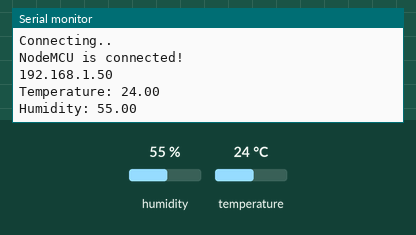
This sketch was run on a simulated ESP8266 (NodeMCU). Shown: the last lines printed to the serial monitor. Inputs (shaded band) come from the test bench; at power-on: humidity 55 %, temperature 24 °C. WiFi joins after 1.5 s; servers stay silent unless stated.

Above: at 2.8 s.
2.9 s: humidity set to 22 %
At 6.7 s:
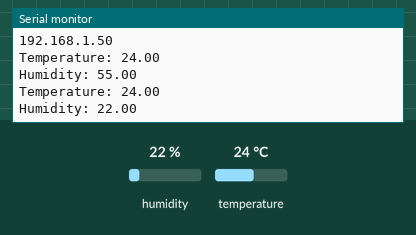
7.4 s: temperature set to 12 °C
At 10.3 s:
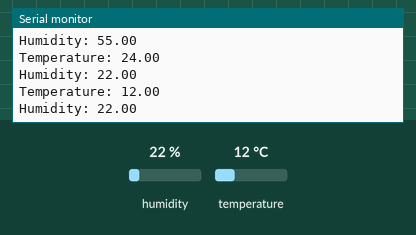
11.9 s: humidity set to 40 %
At 13.9 s:
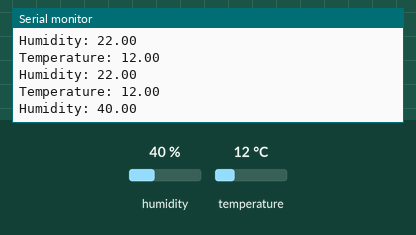
Timing chart, 0 to 15.4 s (numbered marks = the images above; inputs shaded):
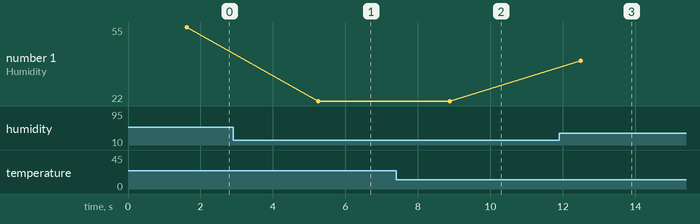

Measured:
- after the input at 2.9 s, the serial monitor: prints a new line after 2.4 s (image 1)
- after the input at 7.4 s, the serial monitor: prints a new line after 1.5 s (image 2)
- after the input at 11.9 s, the serial monitor: prints a new line after 0.60 s (image 3)
- plotted number 1: 55 → 22 after the input at 2.9 s, 22 → 40 after the input at 11.9 s

The sketch:

ThingSpeak_DHT11.ino
```cpp
#include <ESP8266WiFi.h>
#include <DHT.h>
#include <ThingSpeak.h>

DHT dht(D5, DHT11);
 bool test=true;

WiFiClient client;

long myChannelNumber = 1271584;
const char myWriteAPIKey[] = "VNIXN6FBA3C66XSL";

void setup() {
  // put your setup code here, to run once:
  Serial.begin(9600);
  WiFi.begin("hotspot", "wifi1808004");
  while(WiFi.status() != WL_CONNECTED)
  {
    if(WiFi.status() == WL_CONNECT_FAILED)
    {
      Serial.print("Unable to connect:(\n");
    }
    delay(200);
    Serial.print("Connecting..\n");
  }
  Serial.println();
  Serial.println("NodeMCU is connected!");
  Serial.println(WiFi.localIP());
  dht.begin();
  ThingSpeak.begin(client);
}

void loop() {

  // put your main code here, to run repeatedly:
  float h = dht.readHumidity();
  float t = dht.readTemperature();
  Serial.println("Temperature: " + (String) t);
  Serial.println("Humidity: " + (String) h);
//  if(test)
//  {
//    ThingSpeak.writeField(myChannelNumber, 2, t, myWriteAPIKey);
//    test=!test;
//  }
//  else{
//    ThingSpeak.writeField(myChannelNumber, 1, h, myWriteAPIKey);
//     test=!test;
//  }


   ThingSpeak.writeField(myChannelNumber, 1, h, myWriteAPIKey);
   delay(1500);
   ThingSpeak.writeField(myChannelNumber, 2, t, myWriteAPIKey);
   delay(1500);

}
```
